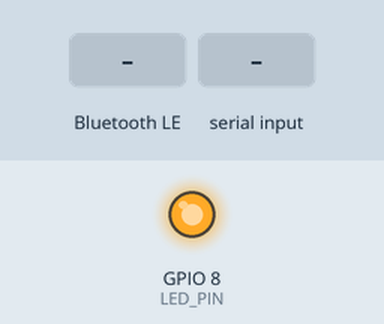
Recording of a program running on a simulated ESP32-C3. Shown: output pins drawn as LEDs (lit = HIGH). The inputs (shaded band) are chosen by the test bench. Nothing arrives over Bluetooth unless stated; a phone connects over Bluetooth LE 3 s after start; what the program prints to the serial monitor is not drawn.

Above: at 0.1 s.
At 7.2 s:
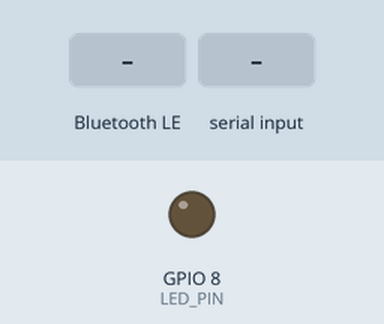
7.3 s: Bluetooth LE write "1" received
10.3 s: "1\n" received over Serial
Timing chart, 0 to 13.3 s (numbered marks = the images above; inputs shaded):
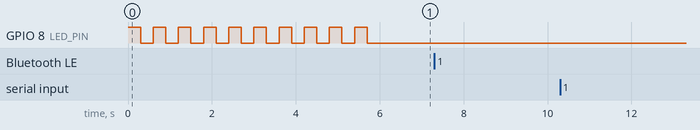

Measured:
- after the input at 7.3 s, every drawn part: stays the same
- after the input at 10.3 s, every drawn part: stays the same

The program:

main.cpp
```cpp
#include <Arduino.h>
#include <BLEDevice.h>
#include <BLEServer.h>
#include <BLEUtils.h>
#include <BLE2902.h>

// BLEシリアル通信の標準的なUUID（Nordic UART Service）
#define SERVICE_UUID           "6E400001-B5A3-F393-E0A9-E50E24DCCA9E"
#define CHARACTERISTIC_UUID_RX "6E400002-B5A3-F393-E0A9-E50E24DCCA9E" // Web → ESP32
#define CHARACTERISTIC_UUID_TX "6E400003-B5A3-F393-E0A9-E50E24DCCA9E" // ESP32 → Web

#define LED_PIN 8 // 動作確認用LEDのGPIO番号

BLEServer *pServer = NULL;
BLECharacteristic * pTxCharacteristic;
bool deviceConnected = false;

// 接続状態のコールバック
class MyServerCallbacks: public BLEServerCallbacks {
    void onConnect(BLEServer* pServer) {
      deviceConnected = true;
      Serial.println("スマホと接続しました！");
    };
    void onDisconnect(BLEServer* pServer) {
      deviceConnected = false;
      Serial.println("スマホとの接続が切れました。");
      pServer->startAdvertising(); // 切断後に再検索可能にする
    }
};

// Webからデータを受信したときのコールバック
class MyCallbacks: public BLECharacteristicCallbacks {
    void onWrite(BLECharacteristic *pCharacteristic) {
      String rxValue = pCharacteristic->getValue().c_str();
      if (rxValue.length() > 0) {
        Serial.print("Webから受信: ");
        Serial.println(rxValue);
      }
    }
};

void setup() {
  Serial.begin(115200);
  // ESP32-C3のUSBシリアル認識待ちを兼ねて、LEDを0.3秒間隔で10回点滅させる
  pinMode(LED_PIN, OUTPUT);
  for (int i = 0; i < 10; i++) {
    digitalWrite(LED_PIN, HIGH);
    delay(300);
    digitalWrite(LED_PIN, LOW);
    delay(300);
  }
  Serial.println("BLE起動中...");

  BLEDevice::init("ESP32-C3-BLE"); // スマホに表示される名前
  pServer = BLEDevice::createServer();
  pServer->setCallbacks(new MyServerCallbacks());

  BLEService *pService = pServer->createService(SERVICE_UUID);

  // 送信用キャラクタリスティックの作成 (Notify)
  pTxCharacteristic = pService->createCharacteristic(
                        CHARACTERISTIC_UUID_TX,
                        BLECharacteristic::PROPERTY_NOTIFY
                      );
  pTxCharacteristic->addDescriptor(new BLE2902());

  // 受信用キャラクタリスティックの作成 (Write)
  BLECharacteristic * pRxCharacteristic = pService->createCharacteristic(
                       CHARACTERISTIC_UUID_RX,
                       BLECharacteristic::PROPERTY_WRITE
                     );
  pRxCharacteristic->setCallbacks(new MyCallbacks());

  pService->start();
  pServer->getAdvertising()->start();
  Serial.println("準備完了！スマホからの接続を待っています。");
}

void loop() {
  // シリアルモニタから入力された文字をWebへ送信
  if (deviceConnected && Serial.available()) {
    String txValue = Serial.readStringUntil('\n');
    txValue.trim(); // 余分な改行を削除
    if (txValue.length() > 0) {
      pTxCharacteristic->setValue(txValue.c_str());
      pTxCharacteristic->notify(); // Web側に通知
      Serial.print("Webへ送信: ");
      Serial.println(txValue);
    }
  }
  delay(50);
}
```
